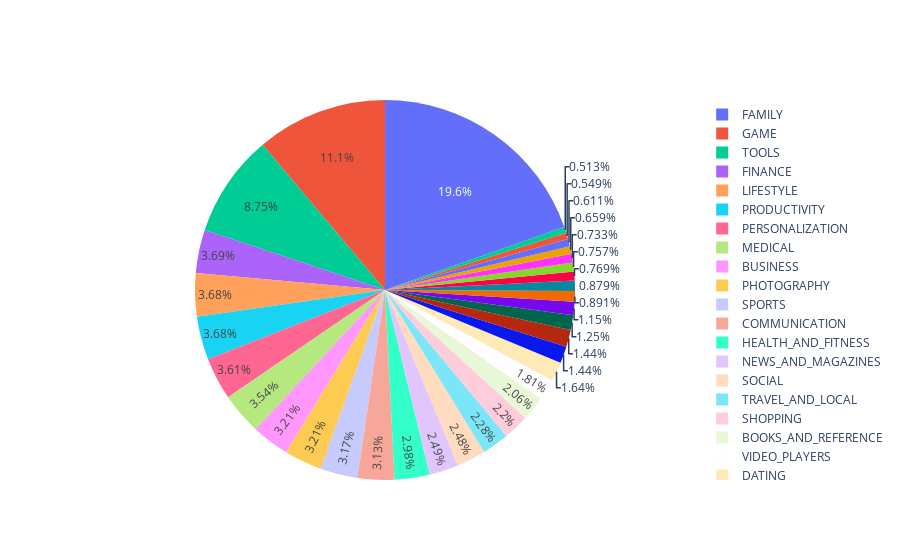

Write notebook code for a chart like this one.
### Markdown cell above
## Category

### Code cell
app_ca = df['Category'].value_counts().sort_values(ascending =True)
cate = [go.Pie(labels = app_ca.index,
              values = app_ca.values,
              hoverinfo = 'label+value')]
py.iplot(cate, filename = 'active_category')

### Figure 1 — Plotly figure (JSON) as saved in the notebook; plotly's stock layout.template omitted (floating-point values rounded to 4 significant figures)
{"data": [{"hoverinfo": "label+value", "labels": ["BEAUTY", "EVENTS", "PARENTING", "COMICS", "ART_AND_DESIGN", "HOUSE_AND_HOME", "LIBRARIES_AND_DEMO", "WEATHER", "AUTO_AND_VEHICLES", "FOOD_AND_DRINK", "ENTERTAINMENT", "EDUCATION", "MAPS_AND_NAVIGATION", "DATING", "VIDEO_PLAYERS", "BOOKS_AND_REFERENCE", "SHOPPING", "TRAVEL_AND_LOCAL", "SOCIAL", "NEWS_AND_MAGAZINES", "HEALTH_AND_FITNESS", "COMMUNICATION", "SPORTS", "BUSINESS", "PHOTOGRAPHY", "MEDICAL", "PERSONALIZATION", "LIFESTYLE", "PRODUCTIVITY", "FINANCE", "TOOLS", "GAME", "FAMILY"], "type": "pie", "values": [42, 45, 50, 54, 60, 62, 63, 72, 73, 94, 102, 118, 118, 134, 148, 169, 180, 187, 203, 204, 244, 256, 260, 263, 263, 290, 296, 301, 301, 302, 717, 912, 1607]}], "layout": {}}
